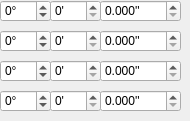
             <widget class="QWidget" name="DDmmsssss2">
              <widget class="QSpinBox" name="sbNorthDegrees3">
               <property name="geometry">
                <rect>
                 <x>0</x>
                 <y>0</y>
                 <width>51</width>
                 <height>22</height>
                </rect>
               </property>
               <property name="keyboardTracking">
                <bool>false</bool>
               </property>
               <property name="suffix">
                <string>°</string>
               </property>
               <property name="minimum">
                <number>-89</number>
               </property>
               <property name="maximum">
                <number>89</number>
               </property>
              </widget>
              <widget class="QSpinBox" name="sbSouthDegrees3">
               <property name="geometry">
                <rect>
                 <x>0</x>
                 <y>30</y>
                 <width>51</width>
                 <height>22</height>
                </rect>
               </property>
               <property name="keyboardTracking">
                <bool>false</bool>
               </property>
               <property name="suffix">
                <string>°</string>
               </property>
               <property name="minimum">
                <number>-89</number>
               </property>
               <property name="maximum">
                <number>89</number>
               </property>
              </widget>
              <widget class="QSpinBox" name="sbNorthMinutes2">
               <property name="geometry">
                <rect>
                 <x>50</x>
                 <y>0</y>
                 <width>51</width>
                 <height>22</height>
                </rect>
               </property>
               <property name="keyboardTracking">
                <bool>false</bool>
               </property>
               <property name="suffix">
                <string>'</string>
               </property>
               <property name="maximum">
                <number>59</number>
               </property>
              </widget>
              <widget class="QSpinBox" name="sbSouthMinutes2">
               <property name="geometry">
                <rect>
                 <x>50</x>
                 <y>30</y>
                 <width>51</width>
                 <height>22</height>
                </rect>
               </property>
               <property name="keyboardTracking">
                <bool>false</bool>
               </property>
               <property name="suffix">
                <string>'</string>
               </property>
               <property name="maximum">
                <number>59</number>
               </property>
              </widget>
              <widget class="QDoubleSpinBox" name="sbNorthSeconds">
               <property name="geometry">
                <rect>
                 <x>100</x>
                 <y>0</y>
                 <width>81</width>
                 <height>22</height>
                </rect>
               </property>
               <property name="keyboardTracking">
                <bool>false</bool>
               </property>
               <property name="suffix">
                <string>''</string>
               </property>
               <property name="decimals">
                <number>3</number>
               </property>
               <property name="maximum">
                <double>59.999000000000002</double>
               </property>
              </widget>
              <widget class="QDoubleSpinBox" name="sbSouthSeconds">
               <property name="geometry">
                <rect>
                 <x>100</x>
                 <y>30</y>
                 <width>81</width>
                 <height>22</height>
                </rect>
               </property>
               <property name="keyboardTracking">
                <bool>false</bool>
               </property>
               <property name="suffix">
                <string>''</string>
               </property>
               <property name="decimals">
                <number>3</number>
               </property>
               <property name="maximum">
                <double>59.999000000000002</double>
               </property>
              </widget>
              <widget class="QDoubleSpinBox" name="sbEastSeconds">
               <property name="geometry">
                <rect>
                 <x>100</x>
                 <y>60</y>
                 <width>81</width>
                 <height>22</height>
                </rect>
               </property>
               <property name="keyboardTracking">
                <bool>false</bool>
               </property>
               <property name="suffix">
                <string>''</string>
               </property>
               <property name="decimals">
                <number>3</number>
               </property>
               <property name="maximum">
                <double>59.999000000000002</double>
               </property>
              </widget>
              <widget class="QSpinBox" name="sbEastDegrees3">
               <property name="geometry">
                <rect>
                 <x>0</x>
                 <y>60</y>
                 <width>51</width>
                 <height>22</height>
                </rect>
               </property>
               <property name="keyboardTracking">
                <bool>false</bool>
               </property>
               <property name="suffix">
                <string>°</string>
               </property>
               <property name="minimum">
                <number>-180</number>
               </property>
               <property name="maximum">
                <number>180</number>
               </property>
              </widget>
              <widget class="QSpinBox" name="sbEastMinutes2">
               <property name="geometry">
                <rect>
                 <x>50</x>
                 <y>60</y>
                 <width>51</width>
                 <height>22</height>
                </rect>
               </property>
               <property name="keyboardTracking">
                <bool>false</bool>
               </property>
               <property name="suffix">
                <string>'</string>
               </property>
               <property name="maximum">
                <number>59</number>
               </property>
              </widget>
              <widget class="QSpinBox" name="sbWestMinutes2">
               <property name="geometry">
                <rect>
                 <x>50</x>
                 <y>90</y>
                 <width>51</width>
                 <height>22</height>
                </rect>
               </property>
               <property name="keyboardTracking">
                <bool>false</bool>
               </property>
               <property name="suffix">
                <string>'</string>
               </property>
               <property name="maximum">
                <number>59</number>
               </property>
              </widget>
              <widget class="QDoubleSpinBox" name="sbWestSeconds">
               <property name="geometry">
                <rect>
                 <x>100</x>
                 <y>90</y>
                 <width>81</width>
                 <height>22</height>
                </rect>
               </property>
               <property name="keyboardTracking">
                <bool>false</bool>
               </property>
               <property name="suffix">
                <string>''</string>
               </property>
               <property name="decimals">
                <number>3</number>
               </property>
               <property name="maximum">
                <double>59.999000000000002</double>
               </property>
              </widget>
              <widget class="QSpinBox" name="sbWestDegrees3">
               <property name="geometry">
                <rect>
                 <x>0</x>
                 <y>90</y>
                 <width>51</width>
                 <height>22</height>
                </rect>
               </property>
               <property name="keyboardTracking">
                <bool>false</bool>
               </property>
               <property name="suffix">
                <string>°</string>
               </property>
               <property name="minimum">
                <number>-180</number>
               </property>
               <property name="maximum">
                <number>180</number>
               </property>
              </widget>
             </widget>
